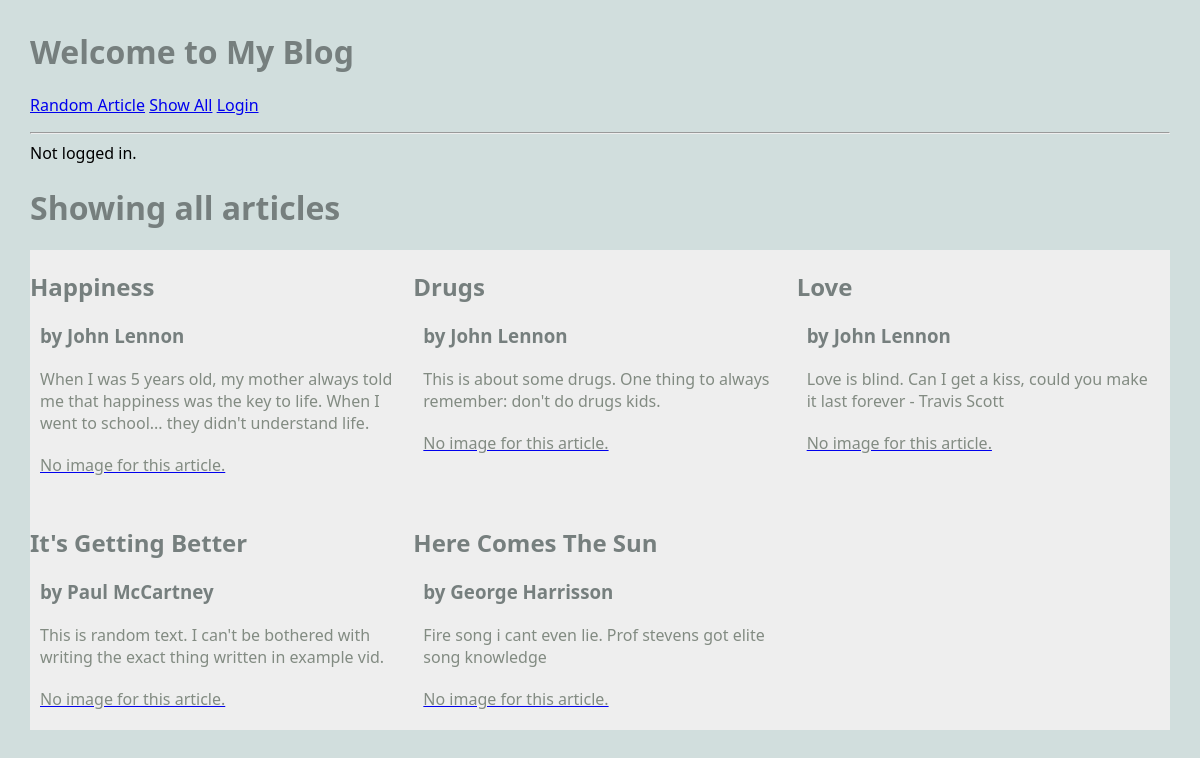
/blog/show_all, run on the app's committed database.
### blog/models.py (models this page shows, shortened)
class Article(models.Model):
    title = models.TextField(blank=True)
    author = models.TextField(blank=True)
    text = models.TextField(blank=True)
    published = models.DateTimeField(auto_now=True)
    image_file = models.ImageField(blank=True)
    def __str__(self):
        return f'{self.title} by {self.author}'

### blog/views.py (the view)
# urls.py: path('show_all', ShowAllView.as_view(), name='show_all'),
class ShowAllView(ListView):
    model = Article
    template_name = 'blog/show_all.html'
    context_object_name = 'articles'

### blog/templates/blog/show_all.html
{% extends "blog/base.html" %}
{% block content %}
<h1>Showing all articles</h1>
<main class="grid-container">
    {% for article in articles %}
        <article>
            <div>
                <h2>{{ article.title }}</h2>
                <h3>by {{ article.author }}</h3>
                <p> {{ article.text }}</p>
            </div>
            <a href="{% url 'article' article.pk %}">
                {% if article.image_file %}
                <img src="{{ article.image_file.url }}" alt="">
                {% else %}
                <p>No image for this article.</p>
                {% endif %}
            </a>
        </article>
    {% endfor %}
</main>
{% endblock %}

### blog/templates/blog/base.html (shortened to what this page needs)
{% load static %}
<html>
  <head>
    <link rel="stylesheet" href="{% static 'styles-blog.css' %}">
  </head>
  <body>
    <head>
      <h1>Welcome to My Blog</h1>
      <nav>
        <ul>
            <li><a href="{% url 'random' %}">Random Article</a></li>
            <li><a href="{% url 'show_all' %}">Show All</a></li>
            {% if request.user.is_authenticated %}
            <li><a href="{% url 'create_article' %}">Create Article</a></li>
            <li><a href="{% url 'logout' %}">Logout</a></li>
            {% else %}
            <li><a href="{% url 'login' %}">Login</a></li>
            {% endif %}
        </ul>
        <hr>
        {% if request.user.is_authenticated %}
        Logged in as: {{ request.user}}
        {% else %}
        Not logged in.
        {% endif %}
      </nav>
    </head>
      {% block content %}
      {% endblock %}
  </body>
</html>

### static/styles-blog.css (style rules this page uses)
body { margin: 30px; background: #d1dedd; font-family:'Segoe UI', Tahoma, Geneva, Verdana, sans-serif; }
ul, li { padding: 0px; list-style-type: none; }
h1, h2, h3 { color: #767f7e; }
p { color: #828b82; }
.grid-container { background: #eee; max-width: 900px; display: grid; grid-template-columns: repeat(3, 1fr); grid-gap: 10px; max-width: 1200px; margin: 20px auto; }
article p, article h3 { margin: 20px 10px; }
nav li { display: inline; }

### data on the page
Article: title "Happiness", author "John Lennon", text "When I was 5 years old, my mother always told me that happiness was the key to life. When I went to school... they didn't understand life.", image_file "No image for this article."
Article: title "Drugs", author "John Lennon", text "This is about some drugs. One thing to always remember: don't do drugs kids.", image_file "No image for this article."
Article: title "Love", author "John Lennon", text "Love is blind. Can I get a kiss, could you make it last forever - Travis Scott", image_file "No image for this article."
Article: title "It's Getting Better", author "Paul McCartney", text "This is random text. I can't be bothered with writing the exact thing written in example vid.", image_file "No image for this article."
Article: title "Here Comes The Sun", author "George Harrisson", text "Fire song i cant even lie. Prof stevens got elite song knowledge", image_file "No image for this article."
